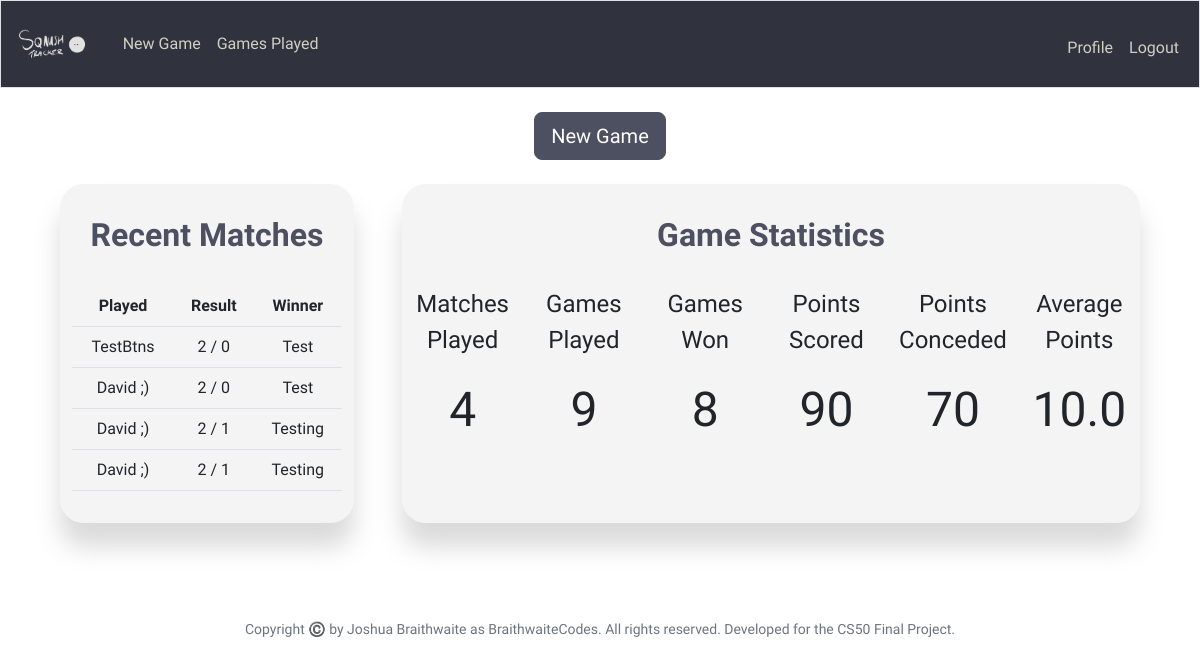
Screenshot of / (signed in) with the database file from the repository.
### tables this page shows
CREATE TABLE matches (
	matchId INTEGER PRIMARY KEY NOT NULL,
	userId INTERGER NOT NULL,
	userName TEXT NOT NULL,
	opponent TEXT NOT NULL,
	userGamesWon INTEGER NOT NULL,
	opponentGamesWon INTEGER NOT NULL,
	matchWinner TEXT NOT NULL,
	time DATETIME DEFAULT CURRENT_TIMESTAMP,
	FOREIGN KEY (userId) REFERENCES usersInfo(id) 
	);

### app.py (the view)
@app.route("/")
@login_required
def index():
    matches = 10
    games = 50
    user_id = session["user_id"]
    gameplay_stats = {}
    total_points_scored = 0
    total_points_conceded = 0
    total_games_won = 0
    matches_played = 0
    try:
        match_results = db.execute(
            "SELECT * FROM matches WHERE userId = ? ORDER BY time DESC LIMIT ?", user_id, matches)
        game_results = db.execute(
            "SELECT * FROM games WHERE userId = ? ORDER BY time DESC LIMIT ?", user_id, games)
        for match in match_results:
            matches_played = matches_played + 1
            total_games_won = total_games_won + match["userGamesWon"]
        games_played = len(game_results)
        for game in game_results:
            total_points_scored = total_points_scored + game["userPoints"]
            total_points_conceded = total_points_conceded + \
                game["opponentPoints"]
        average_points_scored = round(
            float(total_points_scored / games_played), 2)
        average_points_conceded = round(
            float(total_points_conceded / games_played), 2)
    except:
        average_points_scored = 0
        average_points_conceded = 0
        games_played = 0
    gameplay_stats["totalPointsScored"] = total_points_scored
    gameplay_stats["totalPointsConceded"] = total_points_conceded
    gameplay_stats["gamesPlayed"] = games_played
    gameplay_stats["averagePointsScored"] = average_points_scored
    gameplay_stats["averagePointsConceded"] = average_points_conceded
    gameplay_stats["totalGamesWon"] = total_games_won
    gameplay_stats["matchesPlayed"] = matches_played
    return render_template("index.html", match_results=match_results, gameplay_stats=gameplay_stats, games=games_played)

### app.py (called while the page is built)
@app.after_request
def after_request(response):
    response.headers["Cache-Control"] = "no-cache, no-store, must-revalidate"
    response.headers["Expires"] = 0
    response.headers["Pragma"] = "no-cache"
    return response

### helpers.py (called while the page is built)
def login_required(f):
    @wraps(f)
    def decorated_function(*args, **kwargs):
        if session.get("user_id") is None:
            return redirect("/login")
        return f(*args, **kwargs)
    return decorated_function

### templates/index.html (shortened to what this page needs)
{% extends "layout.html" %}
{% block main %}
    <div class="container-fluid header-bg">
        <button class="btn btn-primary btn-lg m-4" onclick="location.href='/newgame';">New Game</button>
    </div>
    <div class="container-fluid bg-mod-secondary">
        <div class="row">
            <div class="col-3" id="indexGames">
                <h1 class="headers">Recent Matches</h1>
                <div class="row">
                    <div class="col table-responsive mb-3">
                        <table class="table">
                            <tr>
                                <th>Played</th>
                                <th>Result</th>
                                <th>Winner</th>
                            </tr>
                            {% for match in match_results %}
                                <tr>
                                    <td>
                                        {{ match["opponent"] }}
                                    </td>
                                    <td>
                                        {{ match["userGamesWon"] }} / {{ match["opponentGamesWon"]}}
                                    </td>
                                    <td>
                                        {{ match["matchWinner"] }}
                                    </td>
                                </tr>
                            {% endfor %}
                        </table>
                    </div>
                </div>
            </div>
            <div class="col" id="gameplayStats">
                <h1 class="headers">Game Statistics</h1>
                <div class="row">
                    <div class="col">
                        <p class="game-stat-headers">Matches Played</p>
                        <span class="game-stats">{{ gameplay_stats["matchesPlayed"] }}</span>
                    </div>
                    <div class="col">
                        <p class="game-stat-headers">Games Played</p>
                        <span class="game-stats">{{ gameplay_stats["gamesPlayed"] }}</span>
                    </div>
                    <div class="col">
                        <p class="game-stat-headers">Games Won</p>
                        <span class="game-stats">{{ gameplay_stats["totalGamesWon"] }}</span>
                    </div>
                    <div class="col">
                        <p class="game-stat-headers">Points Scored</p>
                        <span class="game-stats">{{ gameplay_stats["totalPointsScored"] }}</span>
                    </div>
                    <div class="col">
                        <p class="game-stat-headers">Points Conceded</p>
                        <span class="game-stats">{{ gameplay_stats["totalPointsConceded"] }}</span>
                    </div>
                    <div class="col">
                        <p class="game-stat-headers">Average Points</p>
                        <span class="game-stats">{{ gameplay_stats["averagePointsScored"] }}</span>
                    </div>
                </div>
            </div>
        </div>
    </div>
{% endblock %}

### static/styles.css (style rules this page uses)
:root { --primary-bg-color: #30323d; --secondary-bg-color: #4d5061; --warning-text-color: #e8c547; --text-color-asbtract: #5c80bc; --text-color: #cdd1c4; }
* { font-family: "Maven Pro", sans-serif; }
.headers { color: var(--secondary-bg-color); font-size: 2em; font-weight: 600; margin: 1em 0 1em 0; }
.btn-primary { background-color: var(--secondary-bg-color); border-color: var(--secondary-bg-color); --bs-btn-hover-bg: var(--warning-text-color); --bs-btn-hover-border-color: var(--warning-text-color); --bs-btn-hover-color: var(--primary-bg-color); --bs-btn-active-color: var(--primary-bg-color); }
#indexGames { background-color: #e7e7e777; border-radius: 1.5rem; box-shadow: 0 1.5rem 1.5rem rgba(133, 133, 133, 0.3); margin-left: 3rem; }
#gameplayStats { background-color: #e7e7e777; border-radius: 1.5rem; box-shadow: 0 1.5rem 1.5rem rgba(133, 133, 133, 0.3); margin-left: 3rem; margin-right: 3rem; }
.game-stats { font-size: 3rem; }
.game-stat-headers { font-size: 1.5rem; }

### rows the page displays
matches: opponent "TestBtns", userGamesWon "2", opponentGamesWon "0", matchWinner "Test"
matches: opponent "David ;)", userGamesWon "2", opponentGamesWon "0", matchWinner "Test"
matches: opponent "David ;)", userGamesWon "2", opponentGamesWon "1", matchWinner "Testing"
matches: opponent "David ;)", userGamesWon "2", opponentGamesWon "1", matchWinner "Testing"

### other values shown
{{ gameplay_stats["matchesPlayed"] }} "4"
{{ gameplay_stats["gamesPlayed"] }} "9"
{{ gameplay_stats["totalGamesWon"] }} "8"
{{ gameplay_stats["totalPointsScored"] }} "90"
{{ gameplay_stats["totalPointsConceded"] }} "70"
{{ gameplay_stats["averagePointsScored"] }} "10.0"
